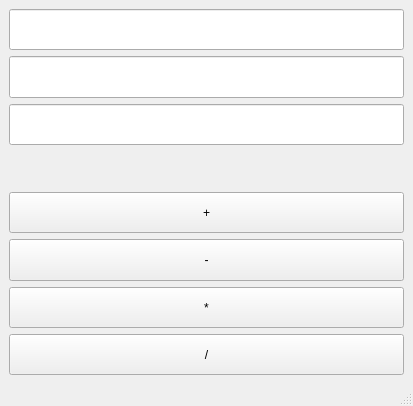
<?xml version="1.0" encoding="UTF-8"?>
<ui version="4.0">
 <class>MainWindow</class>
 <widget class="QMainWindow" name="MainWindow">
  <property name="geometry">
   <rect>
    <x>0</x>
    <y>0</y>
    <width>413</width>
    <height>406</height>
   </rect>
  </property>
  <property name="windowTitle">
   <string>Calculator</string>
  </property>
  <property name="windowOpacity">
   <double>1.000000000000000</double>
  </property>
  <widget class="QWidget" name="centralwidget">
   <layout class="QGridLayout" name="gridLayout">
    <item row="0" column="0">
     <layout class="QVBoxLayout" name="verticalLayout">
      <item>
       <widget class="QLineEdit" name="operand_1">
        <property name="sizePolicy">
         <sizepolicy hsizetype="Expanding" vsizetype="Expanding">
          <horstretch>0</horstretch>
          <verstretch>0</verstretch>
         </sizepolicy>
        </property>
        <property name="toolTip">
         <string>operand</string>
        </property>
        <property name="inputMethodHints">
         <set>Qt::ImhPreferNumbers</set>
        </property>
        <property name="alignment">
         <set>Qt::AlignRight|Qt::AlignTrailing|Qt::AlignVCenter</set>
        </property>
       </widget>
      </item>
      <item>
       <widget class="QLineEdit" name="operand_2">
        <property name="sizePolicy">
         <sizepolicy hsizetype="Expanding" vsizetype="Expanding">
          <horstretch>0</horstretch>
          <verstretch>0</verstretch>
         </sizepolicy>
        </property>
        <property name="toolTip">
         <string>operand</string>
        </property>
        <property name="inputMethodHints">
         <set>Qt::ImhNone</set>
        </property>
        <property name="alignment">
         <set>Qt::AlignRight|Qt::AlignTrailing|Qt::AlignVCenter</set>
        </property>
       </widget>
      </item>
      <item>
       <widget class="QLineEdit" name="result">
        <property name="sizePolicy">
         <sizepolicy hsizetype="Expanding" vsizetype="Expanding">
          <horstretch>0</horstretch>
          <verstretch>0</verstretch>
         </sizepolicy>
        </property>
        <property name="toolTip">
         <string>result</string>
        </property>
        <property name="alignment">
         <set>Qt::AlignRight|Qt::AlignTrailing|Qt::AlignVCenter</set>
        </property>
        <property name="readOnly">
         <bool>true</bool>
        </property>
       </widget>
      </item>
      <item>
       <spacer name="verticalSpacer">
        <property name="orientation">
         <enum>Qt::Vertical</enum>
        </property>
        <property name="sizeHint" stdset="0">
         <size>
          <width>20</width>
          <height>40</height>
         </size>
        </property>
       </spacer>
      </item>
      <item>
       <widget class="QPushButton" name="plus">
        <property name="sizePolicy">
         <sizepolicy hsizetype="Expanding" vsizetype="Expanding">
          <horstretch>0</horstretch>
          <verstretch>0</verstretch>
         </sizepolicy>
        </property>
        <property name="toolTip">
         <string>plus</string>
        </property>
        <property name="text">
         <string>+</string>
        </property>
       </widget>
      </item>
      <item>
       <widget class="QPushButton" name="minus">
        <property name="sizePolicy">
         <sizepolicy hsizetype="Expanding" vsizetype="Expanding">
          <horstretch>0</horstretch>
          <verstretch>0</verstretch>
         </sizepolicy>
        </property>
        <property name="toolTip">
         <string>minus</string>
        </property>
        <property name="text">
         <string>-</string>
        </property>
       </widget>
      </item>
      <item>
       <widget class="QPushButton" name="multiply">
        <property name="sizePolicy">
         <sizepolicy hsizetype="Expanding" vsizetype="Expanding">
          <horstretch>0</horstretch>
          <verstretch>0</verstretch>
         </sizepolicy>
        </property>
        <property name="toolTip">
         <string>multiply</string>
        </property>
        <property name="text">
         <string>*</string>
        </property>
       </widget>
      </item>
      <item>
       <widget class="QPushButton" name="divide">
        <property name="sizePolicy">
         <sizepolicy hsizetype="Expanding" vsizetype="Expanding">
          <horstretch>0</horstretch>
          <verstretch>0</verstretch>
         </sizepolicy>
        </property>
        <property name="toolTip">
         <string>divide</string>
        </property>
        <property name="text">
         <string>/</string>
        </property>
       </widget>
      </item>
     </layout>
    </item>
   </layout>
  </widget>
  <widget class="QMenuBar" name="menubar">
   <property name="geometry">
    <rect>
     <x>0</x>
     <y>0</y>
     <width>413</width>
     <height>21</height>
    </rect>
   </property>
  </widget>
  <widget class="QStatusBar" name="statusbar"/>
 </widget>
 <tabstops>
  <tabstop>operand_1</tabstop>
  <tabstop>operand_2</tabstop>
  <tabstop>plus</tabstop>
  <tabstop>minus</tabstop>
  <tabstop>multiply</tabstop>
  <tabstop>divide</tabstop>
  <tabstop>result</tabstop>
 </tabstops>
 <resources/>
 <connections>
  <connection>
   <sender>plus</sender>
   <signal>clicked()</signal>
   <receiver>MainWindow</receiver>
   <slot>slotResult()</slot>
   <hints>
    <hint type="sourcelabel">
     <x>346</x>
     <y>231</y>
    </hint>
    <hint type="destinationlabel">
     <x>348</x>
     <y>382</y>
    </hint>
   </hints>
  </connection>
  <connection>
   <sender>minus</sender>
   <signal>clicked()</signal>
   <receiver>MainWindow</receiver>
   <slot>slotResult()</slot>
   <hints>
    <hint type="sourcelabel">
     <x>317</x>
     <y>271</y>
    </hint>
    <hint type="destinationlabel">
     <x>321</x>
     <y>382</y>
    </hint>
   </hints>
  </connection>
  <connection>
   <sender>multiply</sender>
   <signal>clicked()</signal>
   <receiver>MainWindow</receiver>
   <slot>slotResult()</slot>
   <hints>
    <hint type="sourcelabel">
     <x>286</x>
     <y>312</y>
    </hint>
    <hint type="destinationlabel">
     <x>288</x>
     <y>382</y>
    </hint>
   </hints>
  </connection>
  <connection>
   <sender>divide</sender>
   <signal>clicked()</signal>
   <receiver>MainWindow</receiver>
   <slot>slotResult()</slot>
   <hints>
    <hint type="sourcelabel">
     <x>252</x>
     <y>356</y>
    </hint>
    <hint type="destinationlabel">
     <x>252</x>
     <y>382</y>
    </hint>
   </hints>
  </connection>
 </connections>
 <slots>
  <slot>slotOperand_1()</slot>
  <slot>slotOperand_2()</slot>
  <slot>slotResult()</slot>
  <slot>slotPlus()</slot>
  <slot>slotMinus()</slot>
  <slot>slotMultiply()</slot>
  <slot>slotDivide()</slot>
 </slots>
</ui>
